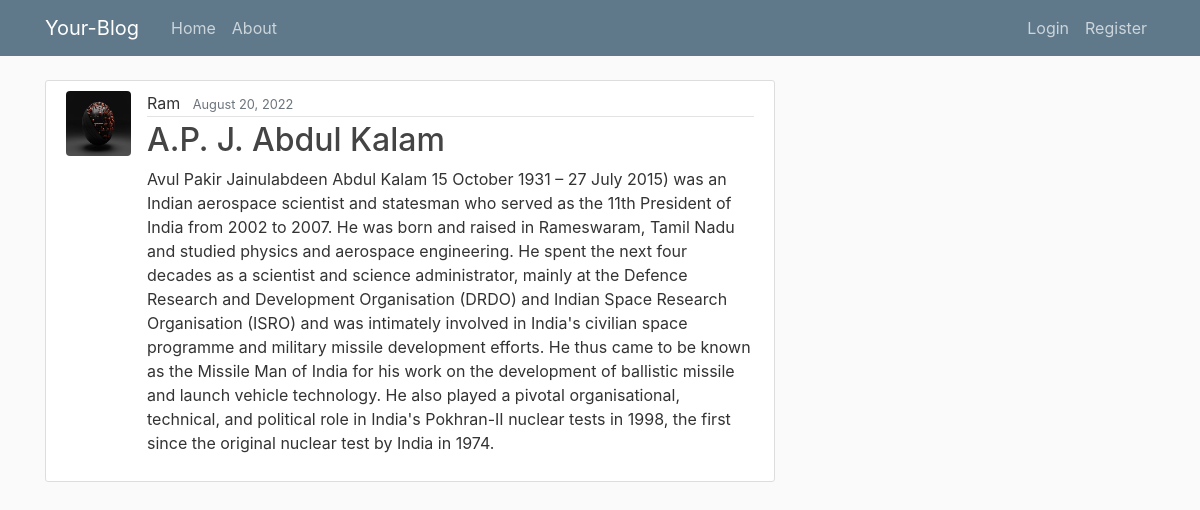
Page /post/23/ on the committed database.
### blog/models.py (models this page shows, shortened)
class post(models.Model):
    title=models.CharField(max_length=100)
    content=models.TextField()
    date_posted=models.DateTimeField(default=timezone.now)
    author=models.ForeignKey(User,on_delete=models.CASCADE)

### users/models.py (models this page shows, shortened)
class profile(models.Model):
    user=models.OneToOneField(User, on_delete=CASCADE)
    image=models.ImageField(default='default.jpg', upload_to='profile_pics')

### blog/views.py (the view)
# urls.py: path('post/<int:pk>/', PostDetailView.as_view(), name='post-details'),
class PostDetailView(DetailView):
    model = post

### blog/templates/blog/post_detail.html (shortened to what this page needs)
{% extends "blog/base.html" %}
{% block content %}
    <article class="media content-section">
    <img class="rounded circle article-img" src="{{ object.author.profile.image.url }}">
        <div class="media-body">
        <div class="article-metadata">
            <a class="mr-2">{{ object.author }}</a>
            <small class="text-muted">{{ object.date_posted|date:"F d, Y" }}</small>
        </div>
        <h2 class="article-title">{{ object.title }}</h2>
        <p class="article-content">{{ object.content }}</p>
        </div>
    </article>
{% endblock content %}

### blog/static/blog/main.css (style rules this page uses)
body { background: #fafafa; color: #333333; margin-top: 5rem; }
h1, h2, h3, h4, h5, h6 { color: #444444; }
.content-section { background: #ffffff; padding: 10px 20px; border: 1px solid #dddddd; border-radius: 3px; margin-bottom: 20px; }
.article-title { color: #444444; }
.article-content { white-space: pre-line; }
.article-img { height: 65px; width: 65px; margin-right: 16px; }
.article-metadata { padding-bottom: 1px; margin-bottom: 4px; border-bottom: 1px solid #e3e3e3 }

### rows in the picture
post: author.profile.image (placeholder picture), author "Ram", date_posted "August 20, 2022", title "A.P. J. Abdul Kalam", content "Avul Pakir Jainulabdeen Abdul Kalam 15 October 1931 – 27 July 2015) was an Indian aerospace scientist and statesman who served as the 11th President of India from 2002 to 2007. He was born and raised in Rameswaram, Tamil Nadu and studied physics and aerospace engineering. He spent the next four decades as a scientist and science administrator, mainly at the Defence Research and Development Organisation (DRDO) and Indian Space Research Organisation (ISRO) and was intimately involved in India's civilian space programme and military missile development efforts. He thus came to be known as the Missile Man of India for his work on the development of ballistic missile and launch vehicle…"
